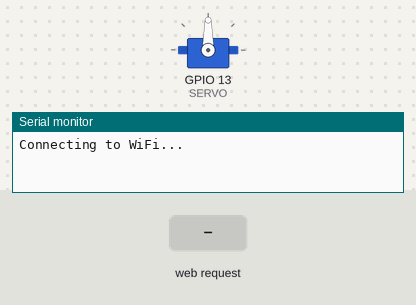
The sketch below on a simulated ESP32. Shown: servo, the last lines printed to the serial monitor. The test bench sets the inputs (shaded band). WiFi joins after 1.5 s; servers stay silent unless stated.

Above: at 0.1 s.
At 3.2 s:
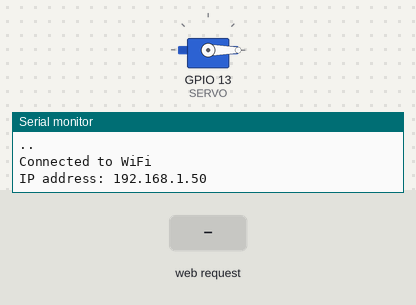
3.3 s: HTTP request GET /open received
Timing chart, 0 to 6.3 s (numbered marks = the images above; inputs shaded):
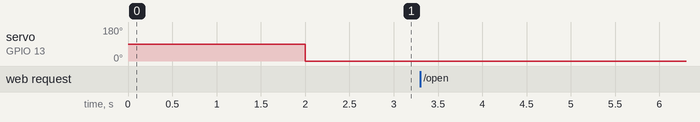

The sketch:

Unclock.ino
```cpp
#include <WiFi.h>
#include <ESP32Servo.h>

#define SERVO 13

// Update these with values suitable for your network.
const char* ssid = "Vanh";
const char* password = "123456789";

WiFiServer server(80);

Servo myServo;

void setup() {
  Serial.begin(115200);

  myServo.attach(SERVO);

  WiFi.begin(ssid, password);
  Serial.println("Connecting to WiFi...");
  while (WiFi.status() != WL_CONNECTED) {
    delay(1000);
    Serial.print(".");
  }
  Serial.println();
  Serial.println("Connected to WiFi");
  Serial.print("IP address: ");
  Serial.println(WiFi.localIP());
  server.begin();
}

void loop() {
  WiFiClient client = server.available();

  if (client) {
    Serial.println("Nhận khuôn mặt thành công");

    while (client.connected()) {
      if (client.available()) {
        String command = client.readStringUntil('\n');
        command.trim();
        if (command == "open") {
          myServo.write(90);
          delay(15000);
        } else {
          myServo.write(0);
        }
      } else {
        myServo.write(0);
      }
    }
    client.stop();
    Serial.println("Client disconnected");
  } else {
    myServo.write(0);
  }
}
```
